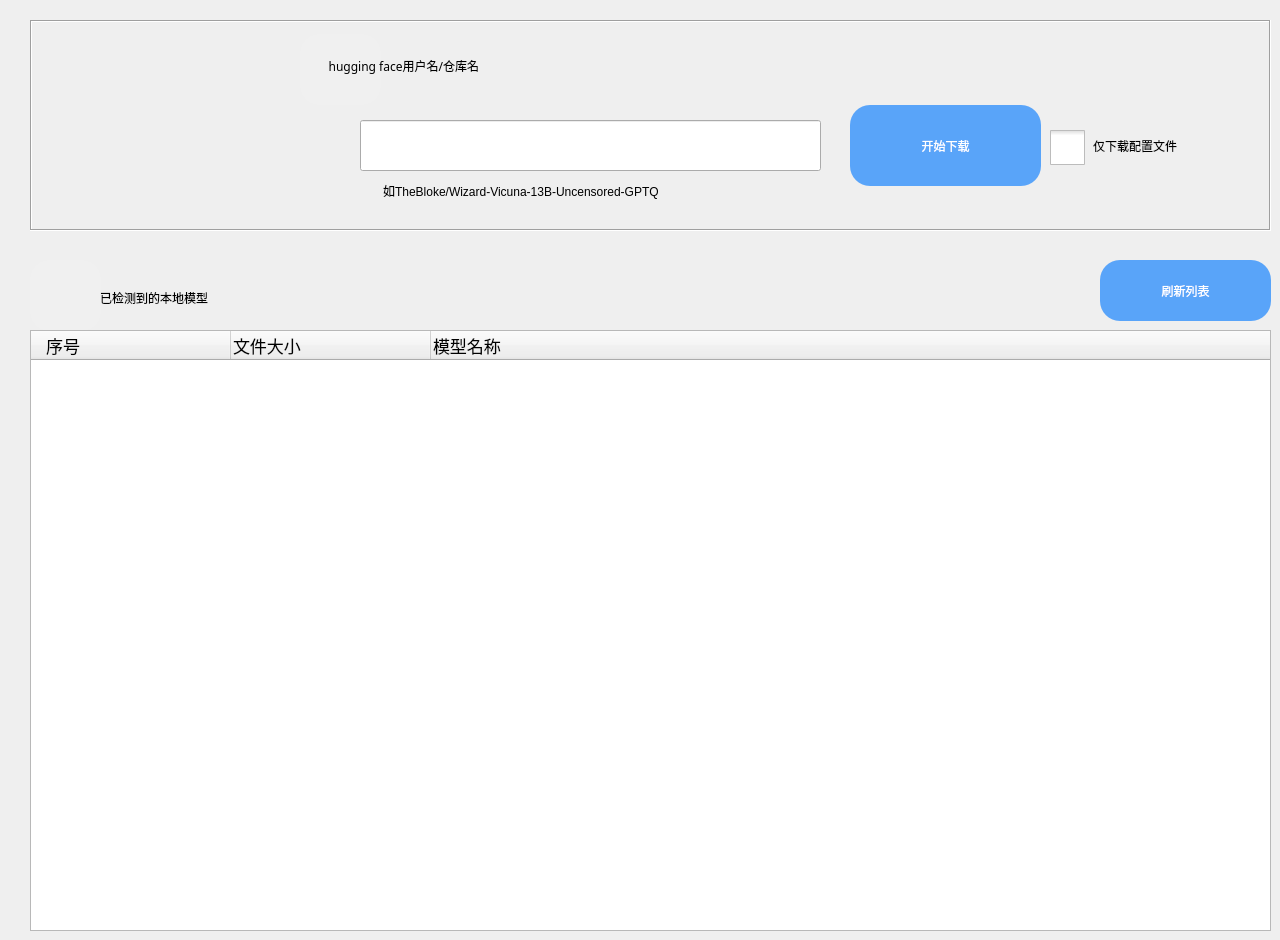
   <widget class="QWidget" name="model">
    <widget class="QLabel" name="label_13">
     <property name="geometry">
      <rect>
       <x>310</x>
       <y>20</y>
       <width>691</width>
       <height>91</height>
      </rect>
     </property>
     <property name="font">
      <font>
       <family>微软雅黑</family>
       
       <weight>50</weight>
       <italic>false</italic>
       <bold>false</bold>
      </font>
     </property>
     <property name="styleSheet">
      <string notr="true">font: 35px &quot;微软雅黑&quot;;</string>
     </property>
     <property name="text">
      <string>      hugging face用户名/仓库名</string>
     </property>
    </widget>
    <widget class="QLabel" name="label_15">
     <property name="geometry">
      <rect>
       <x>100</x>
       <y>270</y>
       <width>221</width>
       <height>56</height>
      </rect>
     </property>
     <property name="font">
      <font>
       <family>微软雅黑</family>
       
       <weight>50</weight>
       <italic>false</italic>
       <bold>false</bold>
      </font>
     </property>
     <property name="styleSheet">
      <string notr="true">font: 24px &quot;微软雅黑&quot;;</string>
     </property>
     <property name="text">
      <string>已检测到的本地模型</string>
     </property>
    </widget>
    <widget class="QPushButton" name="Hugg">
     <property name="geometry">
      <rect>
       <x>300</x>
       <y>34</y>
       <width>81</width>
       <height>71</height>
      </rect>
     </property>
     <property name="styleSheet">
      <string notr="true">QPushButton {
    background-color:rgb(240,240,240);	
	 	border-radius: 20px;

}</string>
     </property>
     <property name="text">
      <string/>
     </property>
     <property name="icon">
      <iconset resource="s.qrc">
       <normaloff>:/ss/huggingface_logo-noborder.png</normaloff>:/ss/huggingface_logo-noborder.png</iconset>
     </property>
     <property name="iconSize">
      <size>
       <width>43</width>
       <height>40</height>
      </size>
     </property>
    </widget>
    <widget class="QPushButton" name="moRefresh">
     <property name="geometry">
      <rect>
       <x>1100</x>
       <y>260</y>
       <width>171</width>
       <height>61</height>
      </rect>
     </property>
     <property name="font">
      <font>
       <family>微软雅黑</family>
       
       <weight>50</weight>
       <italic>false</italic>
       <bold>false</bold>
      </font>
     </property>
     <property name="styleSheet">
      <string notr="true">QPushButton {
	color:white;
    background-color:rgba(0, 120, 255,160);
 	border-radius: 20px;
font: 24px &quot;微软雅黑&quot;;
}
QPushButton:hover {
     background-color:rgba(0, 120, 255, 130)
}</string>
     </property>
     <property name="text">
      <string>刷新列表</string>
     </property>
     <property name="icon">
      <iconset resource="s.qrc">
       <normaloff>:/ss/操作-复位 (6).png</normaloff>:/ss/操作-复位 (6).png</iconset>
     </property>
     <property name="iconSize">
      <size>
       <width>35</width>
       <height>35</height>
      </size>
     </property>
    </widget>
    <widget class="QFrame" name="frame_10">
     <property name="geometry">
      <rect>
       <x>30</x>
       <y>20</y>
       <width>1241</width>
       <height>211</height>
      </rect>
     </property>
     <property name="frameShape">
      <enum>QFrame::Box</enum>
     </property>
     <property name="frameShadow">
      <enum>QFrame::Sunken</enum>
     </property>
     <widget class="QLineEdit" name="moHugg">
      <property name="geometry">
       <rect>
        <x>330</x>
        <y>100</y>
        <width>461</width>
        <height>51</height>
       </rect>
      </property>
     </widget>
     <widget class="QPushButton" name="moStart">
      <property name="geometry">
       <rect>
        <x>820</x>
        <y>85</y>
        <width>191</width>
        <height>81</height>
       </rect>
      </property>
      <property name="font">
       <font>
        <family>微软雅黑</family>
        
        <weight>50</weight>
        <italic>false</italic>
        <bold>false</bold>
       </font>
      </property>
      <property name="styleSheet">
       <string notr="true">QPushButton {
	color:white;
    background-color:rgba(0, 120, 255,160);
 	border-radius: 20px;
font: 27px &quot;微软雅黑&quot;;
}
QPushButton:hover {
     background-color:rgba(0, 120, 255, 130)
}</string>
      </property>
      <property name="text">
       <string>开始下载</string>
      </property>
      <property name="icon">
       <iconset resource="s.qrc">
        <normaloff>:/ss/操作-文件下载 (2).png</normaloff>:/ss/操作-文件下载 (2).png</iconset>
      </property>
      <property name="iconSize">
       <size>
        <width>45</width>
        <height>45</height>
       </size>
      </property>
     </widget>
     <widget class="QLabel" name="label_14">
      <property name="geometry">
       <rect>
        <x>353</x>
        <y>140</y>
        <width>471</width>
        <height>61</height>
       </rect>
      </property>
      <property name="styleSheet">
       <string notr="true">font: 17px &quot;微软雅黑&quot;;</string>
      </property>
      <property name="text">
       <string>如TheBloke/Wizard-Vicuna-13B-Uncensored-GPTQ</string>
      </property>
     </widget>
     <widget class="QCheckBox" name="moText">
      <property name="geometry">
       <rect>
        <x>1020</x>
        <y>92</y>
        <width>41</width>
        <height>71</height>
       </rect>
      </property>
      <property name="styleSheet">
       <string notr="true">QCheckBox{
    spacing: 35px;
}
QCheckBox::indicator {
	width: 35px;
	height: 35px;
}
QCheckBox::indicator:unchecked {
    image: url(:/ss/未勾选.png);
}
QCheckBox::indicator:unchecked:hover {
    image: url(:/ss/选中 (2).png)
}
QCheckBox::indicator:checked {
    image: url(:/ss/复选框-选中.png)
}
</string>
      </property>
      <property name="text">
       <string/>
      </property>
      <property name="iconSize">
       <size>
        <width>100</width>
        <height>100</height>
       </size>
      </property>
     </widget>
     <widget class="QLabel" name="label_52">
      <property name="geometry">
       <rect>
        <x>1063</x>
        <y>75</y>
        <width>161</width>
        <height>101</height>
       </rect>
      </property>
      <property name="font">
       <font>
        <family>微软雅黑</family>
        
        <weight>50</weight>
        <italic>false</italic>
        <bold>false</bold>
       </font>
      </property>
      <property name="styleSheet">
       <string notr="true">font: 22px &quot;微软雅黑&quot;;</string>
      </property>
      <property name="text">
       <string>仅下载配置文件</string>
      </property>
     </widget>
    </widget>
    <widget class="QPushButton" name="pushButton">
     <property name="geometry">
      <rect>
       <x>30</x>
       <y>260</y>
       <width>71</width>
       <height>71</height>
      </rect>
     </property>
     <property name="styleSheet">
      <string notr="true">QPushButton {
    background-color:rgb(240,240,240);	
	 	border-radius: 20px;

}</string>
     </property>
     <property name="text">
      <string/>
     </property>
     <property name="icon">
      <iconset>
       <normalon>:/ss/模型管理.png</normalon>
      </iconset>
     </property>
     <property name="iconSize">
      <size>
       <width>45</width>
       <height>45</height>
      </size>
     </property>
    </widget>
    <widget class="QTreeWidget" name="moList">
     <property name="geometry">
      <rect>
       <x>30</x>
       <y>330</y>
       <width>1241</width>
       <height>601</height>
      </rect>
     </property>
     <property name="styleSheet">
      <string notr="true">QTreeView::item {
        padding-top: 4px;
        padding-bottom: 4px;
margin:10px;}
QTreeView {
       font-family: &quot;微软雅黑&quot;;
       font-size: 22px;
 }</string>
     </property>
     <attribute name="headerMinimumSectionSize">
      <number>200</number>
     </attribute>
     <column>
      <property name="text">
       <string>   序号</string>
      </property>
      <property name="font">
       <font>
        <family>微软雅黑</family>
        <pointsize>13</pointsize>
       </font>
      </property>
     </column>
     <column>
      <property name="text">
       <string>文件大小</string>
      </property>
      <property name="font">
       <font>
        <family>微软雅黑</family>
        <pointsize>13</pointsize>
       </font>
      </property>
     </column>
     <column>
      <property name="text">
       <string>模型名称</string>
      </property>
      <property name="font">
       <font>
        <family>微软雅黑</family>
        <pointsize>13</pointsize>
       </font>
      </property>
     </column>
     <item>
      <property name="text">
       <string/>
      </property>
      <property name="text">
       <string/>
      </property>
      <property name="text">
       <string/>
      </property>
     </item>
    </widget>
    <zorder>Hugg</zorder>
    <zorder>frame_10</zorder>
    <zorder>label_13</zorder>
    <zorder>moRefresh</zorder>
    <zorder>pushButton</zorder>
    <zorder>label_15</zorder>
    <zorder>moList</zorder>
   </widget>
